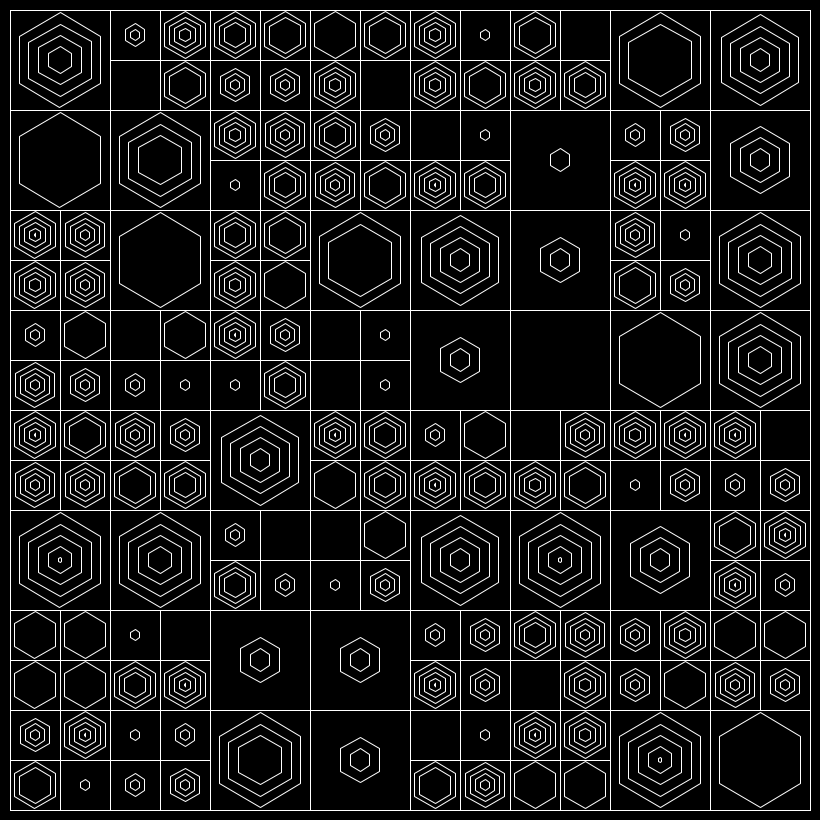
Frame 1 (no input)
Frame 60 (the mouse pressed at the canvas centre just before this capture): identical to frame 1, image omitted
Frame 120 (the mouse held since frame 60 and released just before this capture): identical to frame 1, image omitted

The Processing sketch that drew this single still picture (run headless with seeded random() and noise(); from frame 60 on, the mouse is pressed at the canvas centre):

// Processing sketch: Sketch_35
// ── Sketch_35.pde
Hexagon[] hexagons;
ArrayList<GridPoint> points = new ArrayList<GridPoint>();
float tileWidth = 100, tileHeight = 100;
int hexRadius=60;
int gridCount = 0;

void setup()
{
    size(820,820);

    for (float x = 0; x < (width - 20); x += tileWidth) 
    {
        for (float y = 0; y < (height - 20); y += tileHeight) 
        {
            points.add(new GridPoint(x, y, tileWidth, tileHeight));
            gridCount++;
        }
    }
    
    randomlySubdivideGridPoints();

    hexagons=new Hexagon[gridCount];

    for (int i=0; i<points.size(); i++)
    {
        hexagons[i] = new Hexagon(points.get(i).x + points.get(i).tileWidth/2, points.get(i).y + points.get(i).tileHeight/2, (points.get(i).tileWidth * 0.6) * 0.75);
    }
}

void randomlySubdivideGridPoints () 
{
    ArrayList<GridPoint> newPoints = new ArrayList<GridPoint>();
    gridCount = 0;
    
    for (GridPoint p : points)
    {
        if (random(1) > 0.5) 
        {
            p.Subdivide(newPoints);
        } 
        else 
        {
            newPoints.add(p);
            gridCount++;
        }
    }
    
    points = newPoints;
}

void draw()
{    
    background(0);
    noFill();
    translate(10, 10);

    for( int i=0; i<hexagons.length; i++ )
    {
        hexagons[i].setStroke(1,255);
        hexagons[i].draw();
    }

    for (GridPoint point : points)
    {
        point.Draw();
    }

    save("frame.png");
}

class GridPoint 
{
    float x, y, tileWidth, tileHeight;
    ArrayList<GridPoint> points = new ArrayList<GridPoint>();
    int randDepth = (int) random(1,5); 

    GridPoint(float _x, float _y, float _tw, float _th)
    {
        x = _x;
        y = _y; 
        tileWidth = _tw; 
        tileHeight = _th;
    }

    void Draw()
    {       
        rect(x,y,tileWidth,tileHeight);
    }

    void Subdivide(ArrayList<GridPoint> pointsBefore)
    {
        points = pointsBefore;

        for (float w = 0; w <= 1; w++) 
        {
            for (float h = 0; h <=1; h++) 
            {
                points.add(new GridPoint(x + ((tileWidth/2) * w), y + ((tileHeight/2) * h), tileWidth/2, tileHeight/2));
                gridCount++;
            }
        }
    }
}


// ── Hexagon.pde
class Hexagon 
{
    float centerX;
    float centerY;
    float radius;
    float strokeWeight = 0;
    color strokeColour;
    float angle = TWO_PI / 6;
    boolean fill = false;
    color fillColour;
    boolean depthCheck = true;
    int depthLevel = 1;
    float hexRadiusDirection = random(1,2);

    Hexagon( float x, float y, float r )
    {
        centerX = x;
        centerY = y;
        radius = r;

        if (depthCheck == true)
        {
            depthLevel = (int) random(1,6);
        }
    }
 
    void draw() 
    {
        if(fill)
        {
            fill(fillColour);
        }
        else
        {
            noFill();
        }

        if(strokeWeight==0)
        {
            noStroke();
        }
        else
        {
            strokeWeight(strokeWeight);
            stroke(strokeColour);
        }

        for(int d = 0; d < depthLevel; d++)
        {
            beginShape();
                for (float a = PI/6; a < TWO_PI; a += angle) 
                {
                    if (hexRadiusDirection <= 1.5)
                    {
                        // Small to large
                        if (d == 0)
                        {
                            // Renders smallest step, just aesthetically displeasing

                            /*
                            float sx = centerX + cos(a) * (radius*0.05);
                            float sy = centerY + sin(a) * (radius*0.05);
                            vertex(sx, sy);
                            */
                        }
                        else
                        {
                            float sx = centerX + cos(a) * (radius*(d*0.25));
                            float sy = centerY + sin(a) * (radius*(d*0.25));
                            vertex(sx, sy);
                        }

                    }
                    else
                    {
                        // Large to small
                        float sx = centerX + cos(a) * (radius*(1.05 - (d*0.25)));
                        float sy = centerY + sin(a) * (radius*(1.05 - (d*0.25)));
                        vertex(sx, sy);
                    }

                }
            endShape(CLOSE);
        }
    }
 
    float centerX()
    {
        return centerX;
    }
 
    float centerY()
    {
        return centerY;
    }
 
    color getColour()
    {
        return fillColour;
    }
  
    void setFillColour(color col)
    {
        fill = true;
        fillColour = col;
    }
  
    void setNoFill(boolean yesno)
    {
        fill = yesno;
    }

    void setStroke(float weight, color col)
    {
        strokeWeight = weight;
        strokeColour = col;
    }
}
